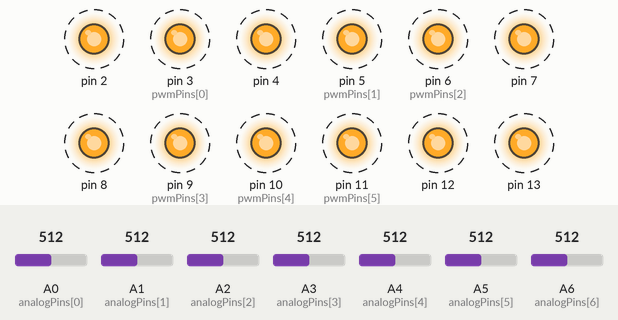
Simulated run of this sketch. Board: Arduino Nano, built with avr-gcc and run on an emulated ATmega328P. Shown: output pins drawn as LEDs (lit = HIGH). Dashed ring = blinking. The inputs (shaded band) are chosen by the test bench; at power-on: A0 (analogPins[0]) = 512, A1 (analogPins[1]) = 512, A2 (analogPins[2]) = 512, A3 (analogPins[3]) = 512, A4 (analogPins[4]) = 512, A5 (analogPins[5]) = 512, A6 (analogPins[6]) = 512. What the sketch prints to the serial monitor is not drawn.

Above: at 0.88 s.
1.3 s: A0 (analogPins[0]) set to 30
At 2.25 s:
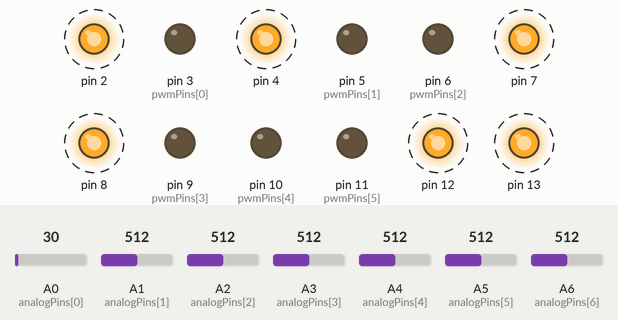
4.3 s: A1 (analogPins[1]) set to 30
At 5.92 s:
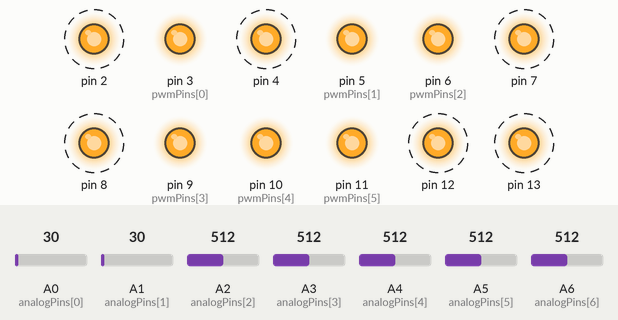
7.3 s: A2 (analogPins[2]) set to 30
At 7.47 s:
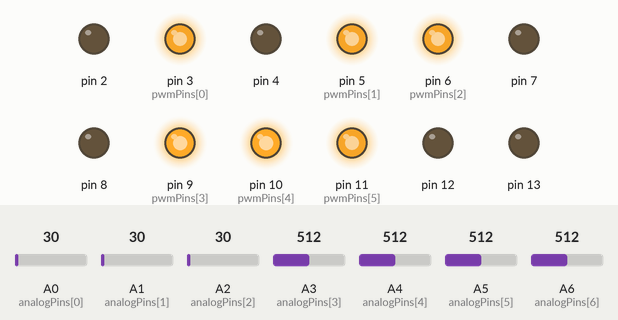
10.3 s: A3 (analogPins[3]) set to 30
13.3 s: A4 (analogPins[4]) set to 30
Timing chart, 0 to 17.3 s (numbered marks = the images above; inputs shaded):
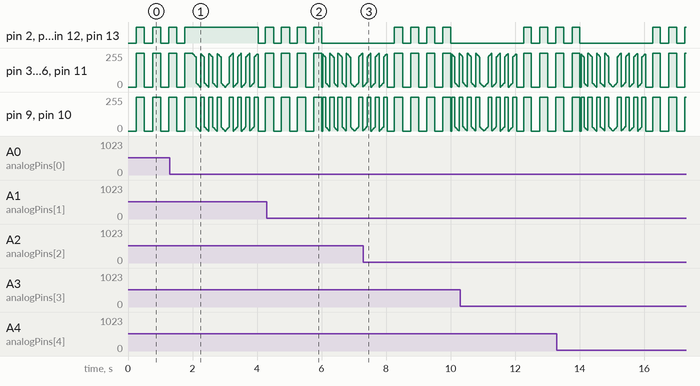

The sketch:

boardTester.ino
```cpp
int digitalPins = 14;
int analogPins[] = { A0, A1, A2, A3, A4, A5, A6 };
int pwmPins[] = { 3, 5, 6, 9, 10, 11 };

int blinkMillis = 250;
int blinkTimes = 4;
int totalBlinkTime = blinkMillis * 2 * blinkTimes;  // hi and lo

int fadeMillis = 1000;
int totalCycleTime = totalBlinkTime + fadeMillis * 2;  // in and out
int cycleStart = 0;

void setup() {
  for (int i = 0; i < digitalPins; i++) {
    pinMode(i, OUTPUT);
  }

  for (int i = 0; i < sizeof(analogPins) / sizeof(analogPins[0]); i++) {
    pinMode(analogPins[i], INPUT);
  }

  Serial.begin(115200);
}

void loop() {

  int now = millis();
  int elapsed = now - cycleStart;

  if (elapsed > totalCycleTime) {
    Serial.println("Restart");
    cycleStart = now;                     // Back to beginning
  } else if (elapsed > totalBlinkTime) {  // Time to fade
    Serial.println("Fade");
    int centerPoint = totalBlinkTime + fadeMillis;                  // The high point of brightness
    int fadeValue = 255 * abs(elapsed - centerPoint) / fadeMillis;  // How far from High point?
    for (int i = 0; i < sizeof(pwmPins) / sizeof(pwmPins[0]); i++) {
      analogWrite(pwmPins[i], fadeValue);
    }
  } else {  // Blinking Time
    Serial.print("Blink");
    int value = (now % (blinkMillis * 2)) > blinkMillis;
    Serial.print(" ");
    Serial.println(value);
    for (int i = 2; i < digitalPins; i++) {  // Skip 0 and 1 (RX, Tx)
      digitalWrite(i, value);
    }
  }

  for (int i = 0; i < sizeof(analogPins) / sizeof(analogPins[0]); i++) {
    Serial.print("Analog pin ");
    Serial.print(analogPins[i]);
    Serial.print(" reads ");
    Serial.println(analogRead(analogPins[i]));
  }

  delay(10);
}
```
